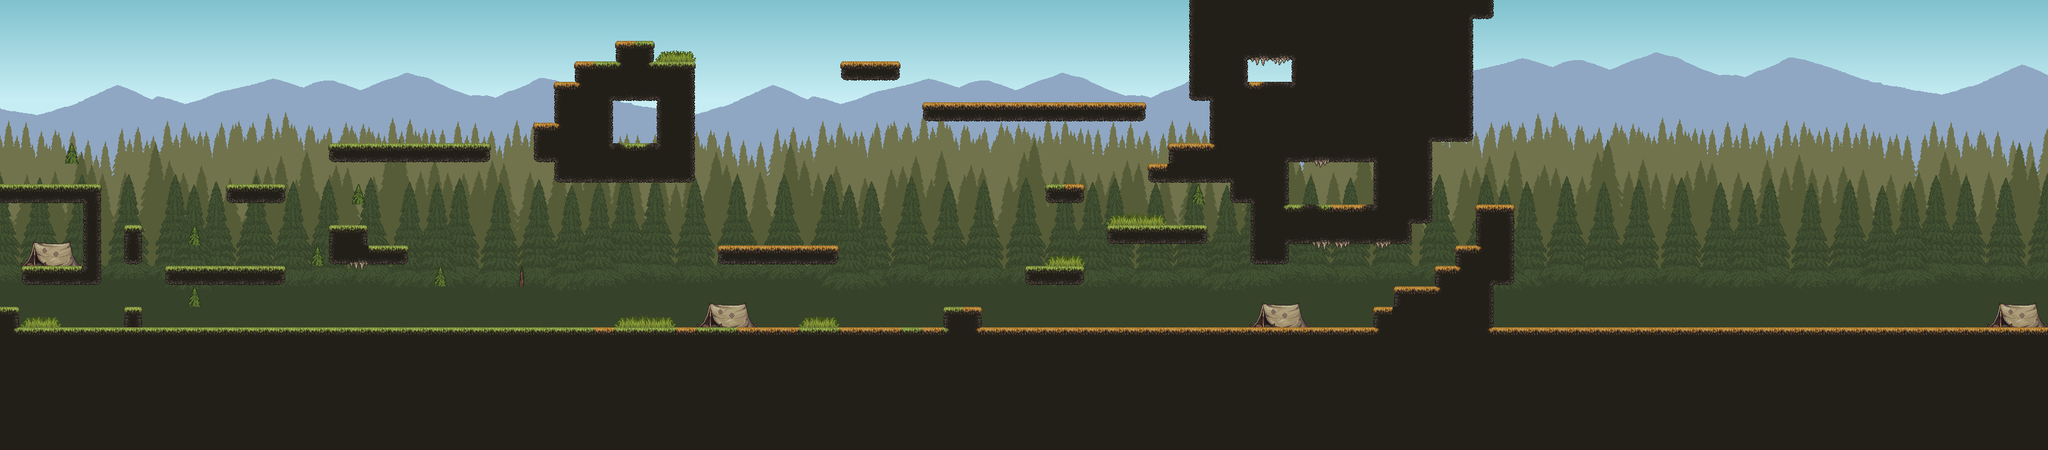

A 2D game scene composited from a Tiled map and its tileset images. What follows is a short description and the map's XML, with each tile layer's data collapsed to a summary:
An orthogonal 100x22 tile map with 32x32 px tiles, 7 tile layers (fond ciel, fond 4, fond 3, fond 2, ...), 10 tilesets and 46 objects.

<map version="1.10" tiledversion="1.12.2" orientation="orthogonal" renderorder="right-down" width="100" height="22" tilewidth="32" tileheight="32" infinite="0" nextlayerid="14" nextobjectid="56">
 <tileset firstgid="1" source="FloorTiles1.tsx" />
 <tileset firstgid="163" source="PineTrees.tsx" />
 <tileset firstgid="289" source="TallGrassForest.tsx" />
 <tileset firstgid="292" source="BackgroundCastle.tsx" />
 <tileset firstgid="612" source="GandalfHardcoreBackgroundLayers_layer_1.tsx" />
 <tileset firstgid="932" source="GandalfHardcoreBackgroundLayers_layer_2.tsx" />
 <tileset firstgid="1252" source="GandalfHardcoreBackgroundLayers_layer_3.tsx" />
 <tileset firstgid="1572" source="GandalfHardcoreBackgroundLayers_layer_4.tsx" />
 <tileset firstgid="1892" source="GandalfHardcoreBackgroundLayers_layer_5.tsx" />
 <tileset firstgid="2212" source="Decor.tsx" />
 <layer id="11" name="fond ciel" width="100" height="22">
  <data>[2200 cells, 1000 non-empty, 280 distinct tile ids]</data>
 </layer>
 <layer id="9" name="fond 4" width="100" height="22">
  <data>[2200 cells, 1003 non-empty, 320 distinct tile ids]</data>
 </layer>
 <layer id="8" name="fond 3" width="100" height="22">
  <data>[2200 cells, 1000 non-empty, 320 distinct tile ids]</data>
 </layer>
 <layer id="7" name="fond 2" width="100" height="22">
  <data>[2200 cells, 1000 non-empty, 320 distinct tile ids]</data>
 </layer>
 <layer id="6" name="fond 1" width="100" height="22">
  <data>[2200 cells, 1000 non-empty, 320 distinct tile ids]</data>
 </layer>
 <layer id="1" name="Calque de Tuiles 1" width="100" height="22" offsetx="0.000566123" offsety="0.00339674">
  <data>[2200 cells, 1215 non-empty, 134 distinct tile ids]</data>
 </layer>
 <objectgroup id="12" name="ToVillage">
  <object id="49" x="52.75" y="378.25" width="76.75" height="37" />
  <object id="50" x="1095" y="482" width="71.5" height="29" />
  <object id="51" x="1956.5" y="479" width="67" height="31.5" />
  <object id="52" x="3110.5" y="477.5" width="86" height="33.5" />
 </objectgroup>
 <objectgroup id="2" name="collision">
  <object id="3" x="1.5" y="513" width="3198.5" height="59" />
  <object id="4" x="2144" y="480.667" width="35.6667" height="32.3333" />
  <object id="5" x="2176.33" y="448.667" width="69.6667" height="33" />
  <object id="6" x="2240.67" y="417.333" width="41.6667" height="35.6667" />
  <object id="7" x="2272.33" y="384.333" width="44" height="41" />
  <object id="8" x="2304.33" y="321" width="62.3333" height="126" />
  <object id="9" x="2309.33" y="440.667" width="24" height="78.3333" />
  <object id="10" x="1954.34" y="343.833" width="59.6667" height="67" />
  <object id="11" x="2011.67" y="347.667" width="195.333" height="33.3333" />
  <object id="12" x="2206" y="209.652" width="32.3333" height="139.5" />
  <object id="13" x="1888.33" y="138.667" width="44" height="147.667" />
  <object id="14" x="1923" y="282.333" width="44" height="34.3333" />
  <object id="15" x="1955" y="315.333" width="20" height="38.6667" />
  <object id="16" x="1859.67" y="0.333333" width="39" height="155.667" />
  <object id="19" x="1793.25" y="257.25" width="93" height="29.25" />
  <object id="20" x="1730" y="354.667" width="156" height="26.6667" />
  <object id="21" x="1602.67" y="418" width="90.6667" height="28" />
  <object id="22" x="1441.33" y="161.333" width="347.333" height="29.3333" />
  <object id="23" x="1122" y="385.333" width="187.333" height="28.6667" />
  <object id="24" x="833.5" y="194" width="32" height="60.5" />
  <object id="25" x="864" y="129.5" width="34.5" height="95" />
  <object id="26" x="900" y="98.5" width="32.0909" height="58" />
  <object id="27" x="960" y="64" width="60" height="93.5" />
  <object id="29" x="1014.5" y="97" width="72" height="60" />
  <object id="30" x="920.833" y="226.833" width="165.333" height="59.3333" />
  <object id="31" x="913.5" y="102" width="12" height="126.5" />
  <object id="32" x="514.833" y="225.5" width="250.667" height="28.5" />
  <object id="33" x="512.5" y="385" width="126.5" height="29.5" />
  <object id="34" x="512.5" y="353.5" width="61" height="33.5" />
  <object id="35" x="355" y="289.167" width="92.5" height="30" />
  <object id="36" x="256.5" y="417.5" width="190" height="28.5" />
  <object id="37" x="-0.5" y="289.5" width="158.5" height="30" />
  <object id="38" x="132" y="304.182" width="25.6364" height="143.152" />
  <object id="39" x="33.0909" y="416.909" width="103.455" height="30.1818" />
  <object id="40" x="192.909" y="352.545" width="29.0909" height="62" />
  <object id="41" x="2233" y="160" width="68" height="60.5" />
  <object id="43" x="193" y="482" width="30" height="34" />
  <object id="44" x="1473.33" y="482" width="60" height="32.6667" />
  <object id="45" x="1313.33" y="96.6667" width="92.3333" height="29.6667" />
  <object id="46" x="1825.5" y="225.5" width="106" height="60" />
  <object id="47" x="1633" y="289" width="62" height="30" />
  <object id="48" x="0.181818" y="480.182" width="28.1818" height="31.2727" />
 </objectgroup>
 <layer id="13" name="pourle test" width="100" height="22">
  <data>[2200 cells, 0 non-empty, 0 distinct tile ids]</data>
 </layer>
</map>
